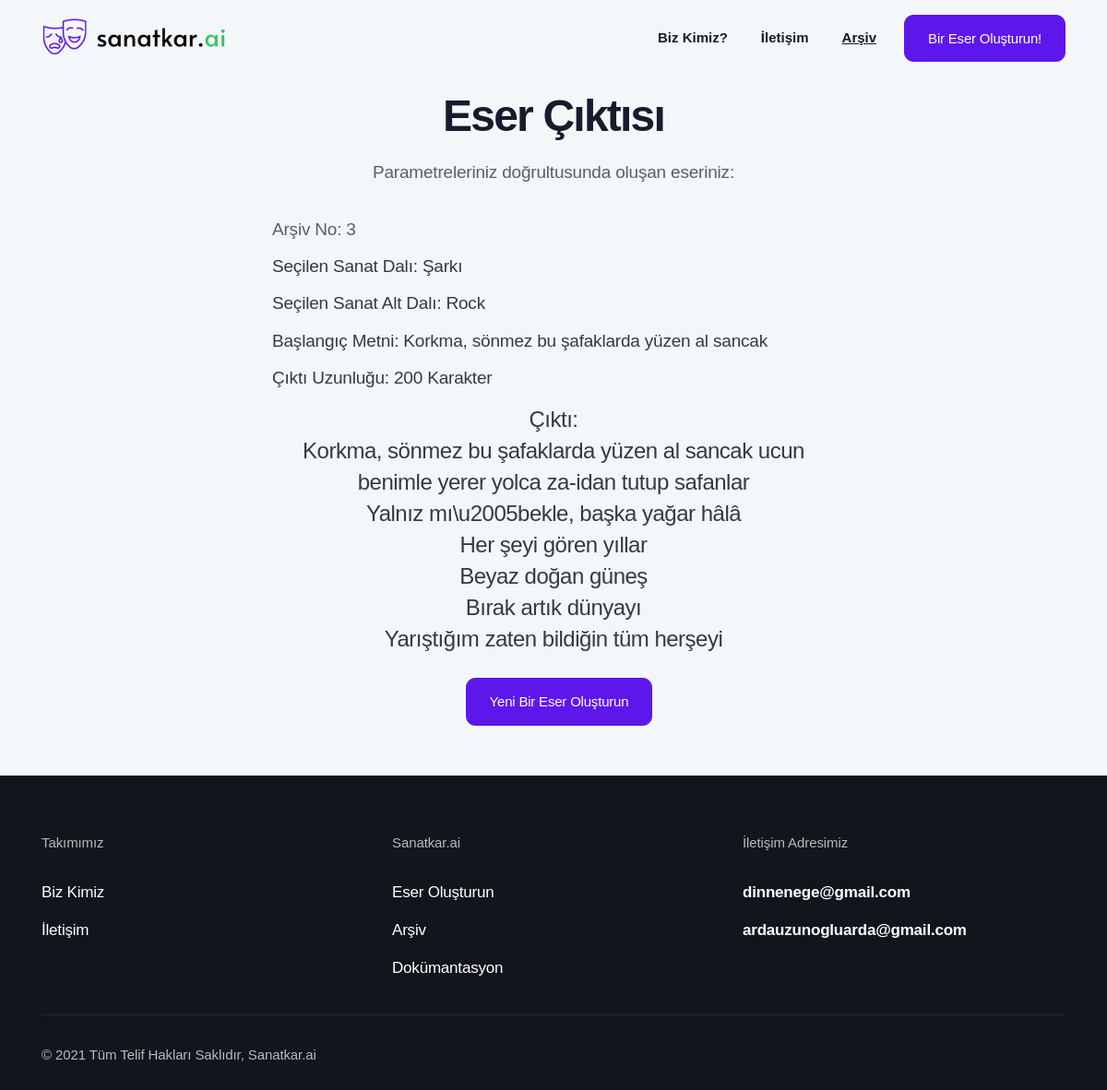
The page /archive/3 on the database its author committed.
### website/app.py (models this page shows)
class Archive(db.Model):
    id = db.Column(db.Integer, primary_key=True)
    generated_text = db.Column(db.String(600))
    art_branch = db.Column(db.String(10))
    genre = db.Column(db.String(30))
    seed_input = db.Column(db.String(35))
    length_input = db.Column(db.String(3))

### website/app.py (the view)
@app.route("/archive/<int:id>")
def particular_archive_element(id):
    archived_generation = Archive.query.filter_by(id = id).first()
    id = archived_generation.id
    generated_text = archived_generation.generated_text
    art_branch = archived_generation.art_branch
    genre = archived_generation.genre
    seed_input = archived_generation.seed_input
    length_input = archived_generation.length_input
    output = str(generated_text).replace("_", "").replace(")", "").replace("(", "").replace("'", "").replace('"',"").split("\\n")
    output = list(filter(None, output))[:-1]
    return render_template("generator_output.html", id = id, output=output, art_branch=art_branch, genre=genre, seed_input=seed_input, length_input=length_input)

### website/templates/generator_output.html (shortened to what this page needs)
<!DOCTYPE html>
<html lang="en">
<head>
  <link rel="stylesheet" href="{{ url_for('static', filename='css/bootstrap.css') }}">
  <link rel="stylesheet" href="{{ url_for('static', filename='fonts/icon-font/css/style.css') }}">
  <link rel="stylesheet" href="{{ url_for('static', filename='fonts/typography-font/typo.css') }}">
  <link rel="stylesheet" href="{{ url_for('static', filename='fonts/fontawesome-5/css/all.css') }}">
  <link rel="stylesheet" href="{{ url_for('static', filename='plugins/aos/aos.min.css') }}">
  <link rel="stylesheet" href="{{ url_for('static', filename='plugins/fancybox/jquery.fancybox.min.css') }}">
  <link rel="stylesheet" href="{{ url_for('static', filename='plugins/nice-select/nice-select.min.css') }}">
  <link rel="stylesheet" href="{{ url_for('static', filename='plugins/slick/slick.min.css') }}">
  <link rel="stylesheet" href="{{ url_for('static', filename='plugins/date-picker/css/gijgo.min.css') }}" type="text/css" />
  <link rel="stylesheet" href="{{ url_for('static', filename='plugins/theme-mode-switcher/switcher-panel.css') }}">
  <link rel="stylesheet" href="{{ url_for('static', filename='css/main.css') }}">
  <link rel="stylesheet" href="{{ url_for('static', filename='css/theme-mode-custom.css') }}">
  <link rel="stylesheet" href="https://cdnjs.cloudflare.com/ajax/libs/font-awesome/5.15.4/css/all.min.css">
</head>
<body data-theme="light">
  <div class="site-wrapper overflow-hidden">
    <header class="site-header site-header--menu-right  site-header--absolute">
      <div class="container">
        <nav class="navbar site-navbar offcanvas-active navbar-expand-lg  px-0">
          <div class="brand-logo"><a href="/">
              <img src="{{ url_for('static', filename='image/logo-main-black.png') }}" alt="" class="light-version-logo ">
            </a></div>
          <div class="collapse navbar-collapse" id="mobile-menu">
            <div class="navbar-nav-wrapper">
              <ul class="navbar-nav main-menu">
                <li class="nav-item">
                  <a class="text-dark nav-link" href="/about" role="button" aria-expanded="false">Biz Kimiz?</a>
                </li>
                <li class="nav-item">
                  <a class="nav-link" href="/contact" role="button" aria-expanded="false">İletişim</a>
                </li>
                <li class="nav-item">
                  <a class="font-weight-bold nav-link" href="/archive" role="button" aria-expanded="false"><ins>Arşiv</ins></a>
                </li>
              </ul>
            </div>
          </div>
          <div class="header-btn  ml-auto ml-lg-5 mr-6 mr-lg-0 d-none d-xs-block">
            <a class="btn btn-app-page btn-primary gr-text-9 d-none d-xs-inline-flex " href="/generator">
              Bir Eser Oluşturun!
            </a>
          </div>
        </nav>
      </div>
    </header>
    <div class="inner-banner pt-20 pb-md-13 bg-default-2">
      <div class="container">
        <div class="row  justify-content-center pt-5">
          <div class="col-xl-8 col-lg-9 text-center">
            <div class="px-md-15 text-center">
              <h2 class="title gr-text-3 mb-6">Eser Çıktısı</h2>
              <p class="gr-text-8 mb-9">Parametreleriniz doğrultusunda oluşan eseriniz:</p>
              <ul class="w-100 list-unstyled text-left">
                <li class="gr-text-8 mb-3">Arşiv No: <span id="archiveno">{{id}}</span></li>
                <li class="gr-text-8 text-dark mb-3">Seçilen Sanat Dalı: <span id="chosenart">{{art_branch}}</span></li>
                <li class="gr-text-8 text-dark mb-3">Seçilen Sanat Alt Dalı: <span id="chosensubart">{{genre}}</span></li>
                <li class="gr-text-8 text-dark mb-3">Başlangıç Metni: <span id="startingsentence">{{seed_input}}</span></li>
                <li class="gr-text-8 text-dark mb-5">Çıktı Uzunluğu: <span id="outputlength">{{length_input}}</span> Karakter</li>
                <li class="gr-text-6 text-dark mb-8 text-center">Çıktı:</br><span id="output">
                {% for element in output %}
                  {{element}}
                  <br>
                {% endfor %}
                </span></li>
              </ul>
              <div class="header-btn  ml-auto ml-lg-5 mr-6 mr-lg-0 d-xs-block">
                <a class="btn btn-app-page btn-primary gr-text-9 d-xs-inline-flex " href="/generator">
                  Yeni Bir Eser Oluşturun
                </a>
              </div>
            </div>
          </div>
        </div>
      </div>
    </div>
    <div class="bg-default-2 pb-1 ">
    </div>
   <div class="footer-section dark-mode-texts bg-blackish-blue">
    <div class="container">
      <div class="footer-top pt-15">
        <div class="justify-content-center row">
          <div class="col-6 col-lg-4">
            <div class="single-footer mb-13 mb-lg-9">
              <p class="footer-title gr-text-11 mb-7">Takımımız</p>
              <ul class="footer-list list-unstyled">
                <li class="py-2"><a class="gr-text-9 gr-text-color" href="/about">Biz Kimiz</a></li>
                <li class="py-2"><a class="gr-text-9 gr-text-color" href="/contact">İletişim</a></li>
              </ul>
            </div>
          </div>
          <div class="col-6 col-lg-4">
            <div class="single-footer mb-13 mb-lg-9">
              <p class="footer-title gr-text-11 mb-7">Sanatkar.ai</p>
              <ul class="footer-list list-unstyled">
                <li class="py-2"><a class="gr-text-9 gr-text-color" href="/generator">Eser Oluşturun</a></li>
                <li class="py-2"><a class="gr-text-9 gr-text-color" href="/archive">Arşiv</a></li>
                <li class="py-2"><a class="gr-text-9 gr-text-color" href="https://github.com/ardauzunoglu/sanatkar.ai">Dokümantasyon</a></li>
              </ul>
            </div>
          </div>
          <div class="col-md-6 col-lg-4">
            <div class="single-footer mb-13 mb-lg-9">
              <p class="footer-title gr-text-11 mb-7">İletişim Adresimiz</p>
              <ul class="footer-list list-unstyled">
                <li class="py-2"><a class="gr-text-9 text-primary font-weight-bold hover-underline active text-white" href="mailto:dinnenege@gmail.com">dinnenege@gmail.com</a></li>
                <li class="py-2"><a class="gr-text-9 text-primary font-weight-bold hover-underline active text-white" href="mailto:ardauzunogluarda@gmail.com">ardauzunogluarda@gmail.com</a></li>
              </ul>
            </div>
          </div>
        </div>
      </div>
      <div class="copyright-area border-top pt-9 pb-8">
        <div class="row align-items-center">
          <div class="col-lg-6">
            <p class="copyright-text gr-text-11 mb-6 mb-lg-0 gr-text-color-opacity text-center text-lg-left">
              © 2021 Tüm Telif Hakları Saklıdır, Sanatkar.ai
            </p>
          </div>
        </div>
      </div>
    </div>
  </div>
  </div>
</body>
</html>

### rows shown on the page
Archive: art_branch "Şarkı", genre "Rock", seed_input "Korkma, sönmez bu şafaklarda yüzen al sancak", length_input "200"

### other values the page prints
{{ id }} "3"
{{ element }} "Korkma, sönmez bu şafaklarda yüzen al sancak ucun benimle yerer yolca za-idan tutup safanlar" "Yalnız mı\\u2005bekle, başka yağar hâlâ" "Her şeyi gören yıllar" "Beyaz doğan güneş" "Bırak artık dünyayı" "Yarıştığım zaten bildiğin tüm herşeyi"
